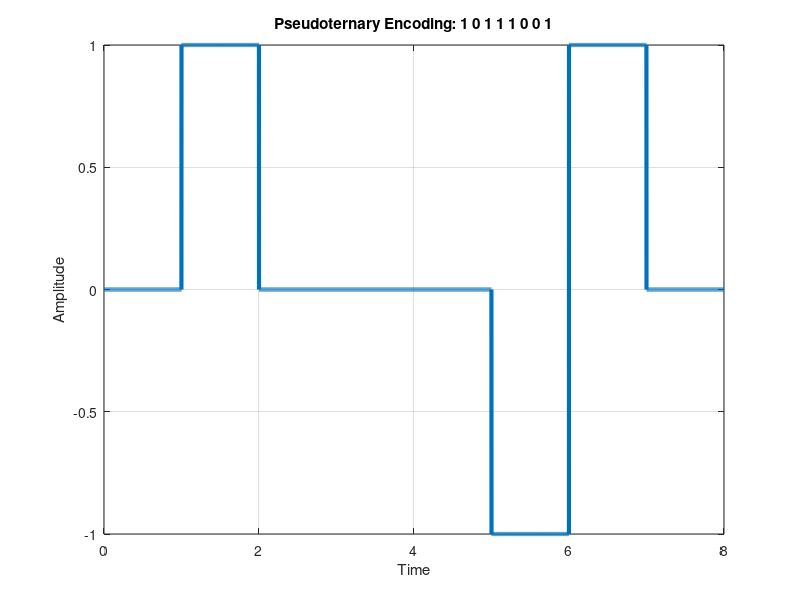

MATLAB code to generate this figure:
% Pseudoternary Bipolar Line Encoding and Decoding
clear;
clc;

bits = [1 0 1 1 1 0 0 1]; % Define bitstream
bitrate = 1; % Bit rate is considered as 1 bps
n = 1000; % Sampling rate (samples per bit)
T = length(bits) / bitrate; % Total time for the bitstream 
N = n * length(bits); % Total sampling points
dt = T / N; % Time for each sampling point
t = 0:dt:T; % Time array for all values of X-axis
x = zeros(1, length(t)); % Initialize amplitude array (set to zero)
lastbit = -1; % Declare lastbit as -1 for alternating polarity

% Encoding loop: Assign values based on bitstream
for i = 1:length(bits)
    if bits(i) == 0 % For bit '0', assign alternating polarity
        x((i-1)*n+1:i*n) = -lastbit; % Alternate polarity for '0'
        lastbit = -lastbit; % Change polarity for next bit
    else
        x((i-1)*n+1:i*n) = 0; % For bit '1', set to zero voltage
    end
end

% Plot the Encoding Signal
figure;
plot(t, x, 'LineWidth', 3); % Plot encoded signal
title('Pseudoternary Encoding: 1 0 1 1 1 0 0 1');
xlabel('Time'); % Label x-axis as time
ylabel('Amplitude'); % Label y-axis as amplitude
grid on; % Display grid for better visualization

% Decoding: Convert signal back to bitstream
counter = 0; % Initialize bit counter for decoding
result = zeros(1, length(bits)); % Preallocate result array
lastbit = -1; % Reset lastbit for decoding

% Decoding loop: Extract bits from the encoded signal
for i = 1:length(t)
    if t(i) > counter % Check if it's time to decode the next bit
        counter = counter + 1; % Increment the bit counter
        if x(i) == -lastbit % If signal is equal to -lastbit, decode as '0'
            result(counter) = 0;
            lastbit = -lastbit; % Alternate polarity for next bit
        else
            result(counter) = 1; % Decode as '1'
        end
    end
end

% Display the Decoded Bitstream
disp('Pseudoternary Decoding:');
disp(result); % Show decoded result in command window